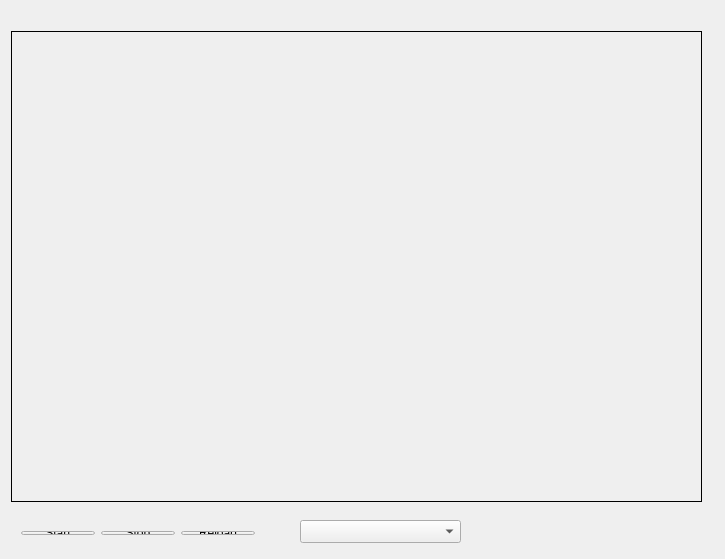
<?xml version="1.0" encoding="UTF-8"?>
<ui version="4.0">
 <class>Widget</class>
 <widget class="QWidget" name="Widget">
  <property name="geometry">
   <rect>
    <x>0</x>
    <y>0</y>
    <width>725</width>
    <height>559</height>
   </rect>
  </property>
  <property name="windowTitle">
   <string>Widget</string>
  </property>
  <widget class="QLabel" name="labelView">
   <property name="geometry">
    <rect>
     <x>11</x>
     <y>31</y>
     <width>691</width>
     <height>471</height>
    </rect>
   </property>
   <property name="sizePolicy">
    <sizepolicy hsizetype="Fixed" vsizetype="Fixed">
     <horstretch>60</horstretch>
     <verstretch>0</verstretch>
    </sizepolicy>
   </property>
   <property name="styleSheet">
    <string notr="true">border: 1px solid black;</string>
   </property>
   <property name="text">
    <string/>
   </property>
  </widget>
  <widget class="QWidget" name="layoutWidget">
   <property name="geometry">
    <rect>
     <x>10</x>
     <y>520</y>
     <width>256</width>
     <height>26</height>
    </rect>
   </property>
   <layout class="QHBoxLayout" name="horizontalLayout">
    <item>
     <widget class="QPushButton" name="pushButton">
      <property name="text">
       <string>Start</string>
      </property>
     </widget>
    </item>
    <item>
     <widget class="QPushButton" name="pushButton_2">
      <property name="text">
       <string>Stop</string>
      </property>
     </widget>
    </item>
    <item>
     <widget class="QPushButton" name="reloadPushButton">
      <property name="text">
       <string>Reload</string>
      </property>
     </widget>
    </item>
   </layout>
  </widget>
  <widget class="QComboBox" name="comboBox">
   <property name="geometry">
    <rect>
     <x>300</x>
     <y>520</y>
     <width>161</width>
     <height>23</height>
    </rect>
   </property>
  </widget>
 </widget>
 <layoutdefault spacing="6" margin="11"/>
 <resources/>
 <connections/>
</ui>
